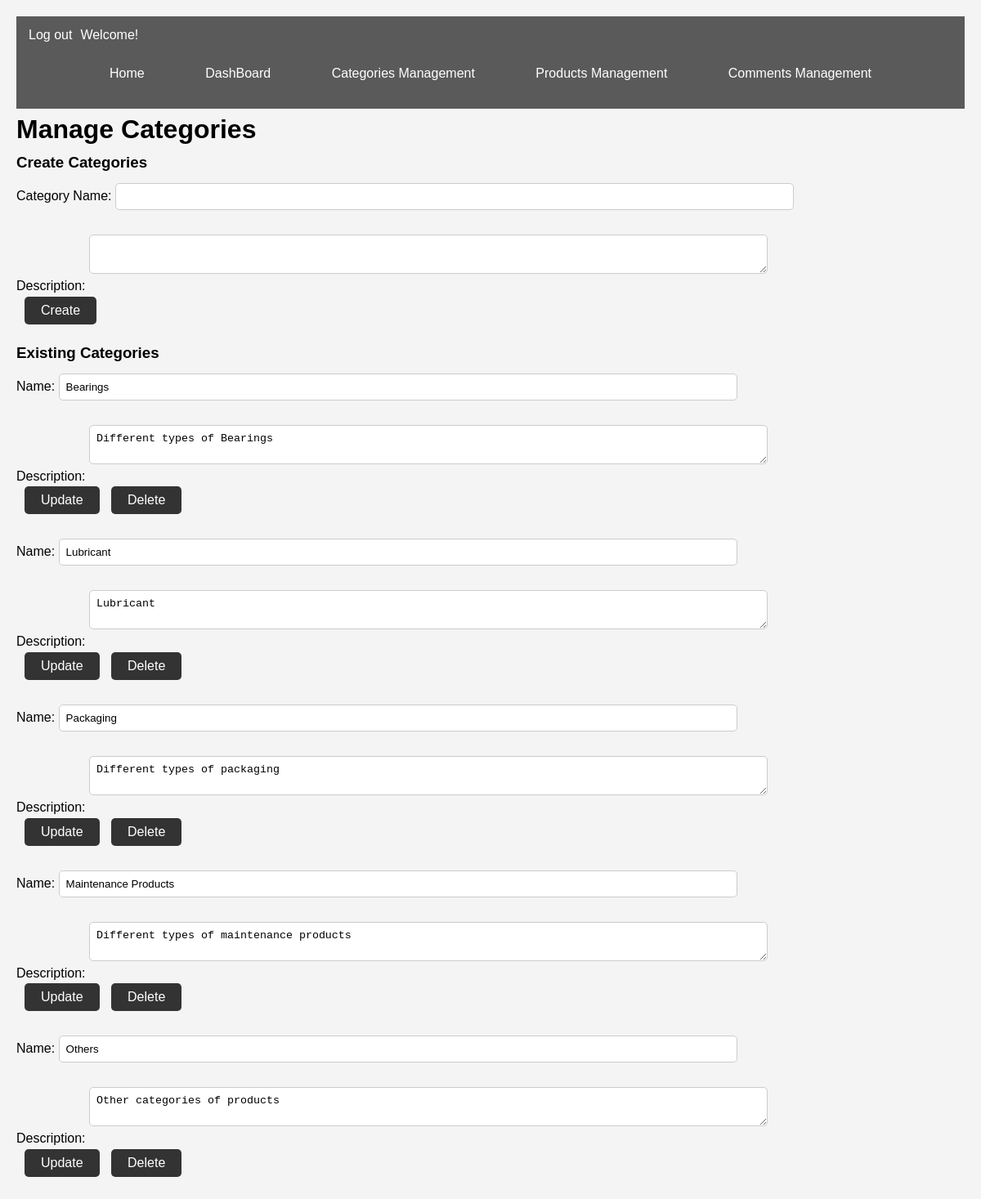
Screenshot of /manage_categories.php (signed in) with the database file from the repository.
### tables this page shows
CREATE TABLE `Categories` (
  `category_id` int(11) NOT NULL,
  `category_name` varchar(255) NOT NULL,
  `category_description` text DEFAULT NULL
);

### manage_categories.php (the view, shortened to what this page needs)
<?php
require('connect.php');
require('header_admin.php');
$query = "SELECT category_id, category_name, category_description FROM categories";
$stmt = $db->prepare($query);
$stmt->execute();
$categories = $stmt->fetchAll(PDO::FETCH_ASSOC);
?>
    <h1>Manage Categories</h1>
    <h3>Create Categories</h3>
    <form method="post" action="manage_categories.php">
        <label for="category_name_create">Category Name:</label>
        <input type="text" id="category_name_create" name="category_name" required><br>
        <label for="category_description_create">Description:</label>
        <textarea id="category_description_create" name="category_description"></textarea><br>
        <input type="submit" name="submit_category" value="Create">
    </form>
    <h3>Existing Categories</h3>
    <?php foreach ($categories as $category): ?>
        <div>
            <form method="post" action="manage_categories.php">
                <label for="category_name_<?php echo $category['category_id']; ?>">Name:</label>
                <input type="text" id="category_name_<?php echo $category['category_id']; ?>" name="category_name" value="<?php echo htmlspecialchars($category['category_name']); ?>" required><br>
                <label for="category_description_<?php echo $category['category_id']; ?>">Description:</label>
                <textarea id="category_description_<?php echo $category['category_id']; ?>" name="category_description"><?php echo htmlspecialchars($category['category_description']); ?></textarea><br>
                <input type="submit" name="submit_category" value="Update">
                <input type="submit" name="delete_category" value="Delete" onclick="return confirm('Are you sure you want to delete this category?');">
            </form>
        </div>
    <?php endforeach; ?>
</body>
</html>

### styles.css (style rules this page uses)
body, h1, h2, h3, p, form, input, textarea, button { margin: 0; padding: 0; border: 0; }
body { font-family: 'Arial', sans-serif; line-height: 1.6; color: #000000; padding: 20px; background-color: #f4f4f4; }
input[type=text], input[type=number], input[type=password], textarea { width: 70%; padding: 8px; margin-bottom: 20px; border-radius: 5px; border: 1px solid #ccc; margin-top: 10px; }
input[type=submit], button { background: #333; color: #fff; padding: 8px 20px; border: none; border-radius: 5px; cursor: pointer; margin-bottom: 20px; font-size: medium; margin-left: 10px; }

### rows the page displays
categories: category_name "Bearings", category_description "Different types of Bearings"
categories: category_name "Lubricant", category_description "Lubricant"
categories: category_name "Packaging", category_description "Different types of packaging"
categories: category_name "Maintenance Products", category_description "Different types of maintenance products"
categories: category_name "Others", category_description "Other categories of products"
